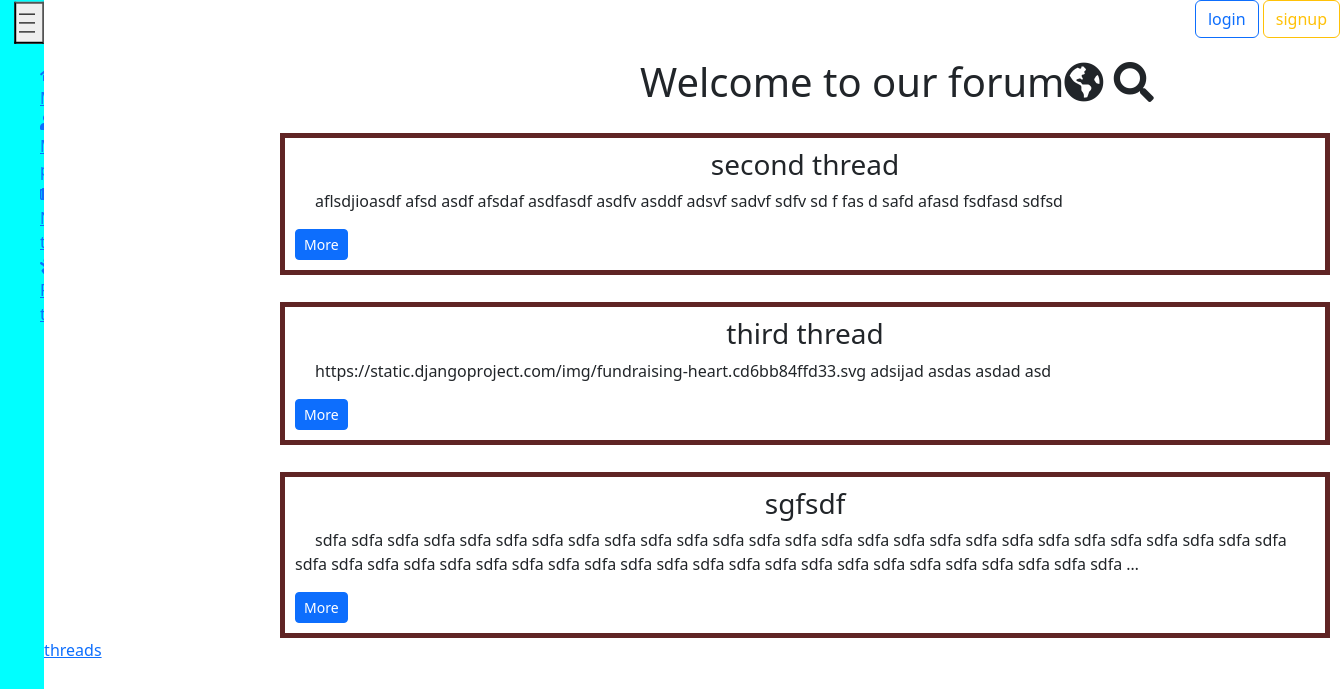
The page / on the database its author committed.
### threads/models.py (models this page shows, shortened)
class Thread(models.Model):
    author = models.ForeignKey(CustomUser, on_delete=models.CASCADE)
    title = models.CharField('Title', max_length=250)
    time_create = models.DateTimeField('Time of publication',auto_now_add=True)
    time_update = models.DateTimeField('Time of update',auto_now=True)
    full_text = models.TextField('Full text')
    ratings = models.ManyToManyField(Rating, blank=True)
    class Meta:
        ordering = ['time_create', 'title']

### main/views.py (the view)
# urls.py: path('', views.ATW_Home.as_view(), name='main'),
class ATW_Home(ListView):
    model = Thread
    template_name = 'main/main.html'
    context_object_name = 'threads'

### main/templates/main/main.html (shortened to what this page needs)
{% extends 'main/layout.html' %}
{% block content %}
<div class="topbar">
    <h1>Welcome to our forum<i class="fas fa-globe-americas"></i> <i class="fas fa-search"></i></h1>
</div>
    {% for el in threads %}
        {% if forloop.counter <= 3 %}
            <div class="threads">
                <h3>{{ el.title }}</h3>
                <p>{{ el.full_text|truncatewords:50 }}</p>
                <a class="btn btn-primary btn-sm" href="{% url 'thread' thId=el.id %}">More</a>
            </div>
        {% endif %}
    {% endfor %}
    <a href="{%url 'threads' %}">more threads</a>
{% endblock %}

### main/static/main/css/main.css (style rules this page uses)
.topbar { padding-left: 80vh; padding-top: 20px; }
.threads { word-wrap: break-word; margin-left: 35vh; margin-top: 2%; width: 1050px; border: 5px solid #602424; padding: 10px; }
.threads h3 { display: flex; justify-content: center; }
.threads p { text-indent: 20px; }

### rows shown on the page
Thread: title "second thread", full_text "aflsdjioasdf afsd asdf afsdaf asdfasdf asdfv asddf adsvf sadvf sdfv sd f fas d safd afasd fsdfasd sdfsd"
Thread: title "third thread", full_text "https://static.djangoproject.com/img/fundraising-heart.cd6bb84ffd33.svg adsijad asdas asdad asd"
Thread: title "sgfsdf", full_text "sdfa sdfa sdfa sdfa sdfa sdfa sdfa sdfa sdfa sdfa sdfa sdfa sdfa sdfa sdfa sdfa sdfa sdfa sdfa sdfa sdfa sdfa sdfa sdfa sdfa sdfa sdfa sdfa sdfa sdfa sdfa sdfa sdfa sdfa sdfa sdfa sdfa sdfa sdfa sdfa sdfa sdfa sdfa sdfa sdfa sdfa sdfa sdfa sdfa sdfa …"
